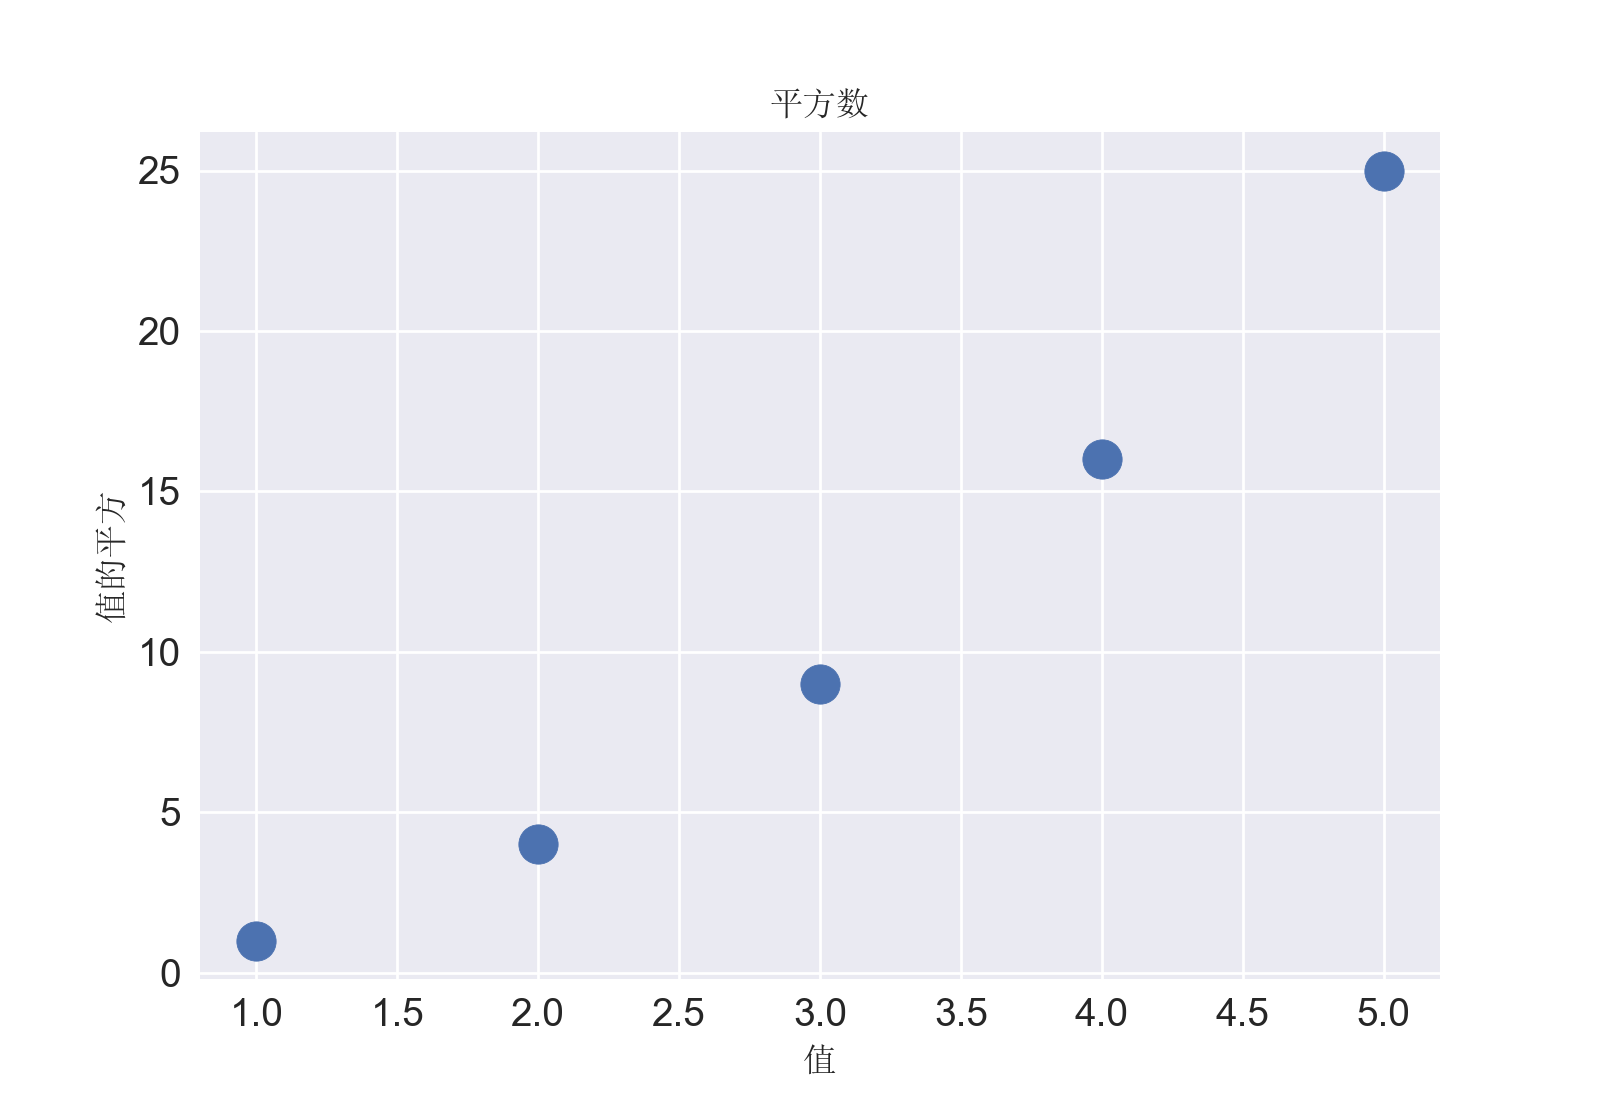

Recreate this plot in Python.
import matplotlib
import matplotlib.pyplot as plt

SimSun = matplotlib.font_manager.FontProperties(fname="SimSun.ttf")

x_values = [1, 2, 3, 4, 5]
y_values = [1, 4, 9, 16, 25]
plt.style.use("seaborn")
fig, ax = plt.subplots()
ax.scatter(x_values, y_values, s=200)

ax.set_title("平方数", fontsize=12, fontproperties=SimSun)
ax.set_xlabel("值", fontsize=12, fontproperties=SimSun)
ax.set_ylabel("值的平方", fontsize=12, fontproperties=SimSun)

ax.tick_params(axis="both", which="major", labelsize=14)

fig.savefig("catter_squares.png",dpi=200)
plt.show()